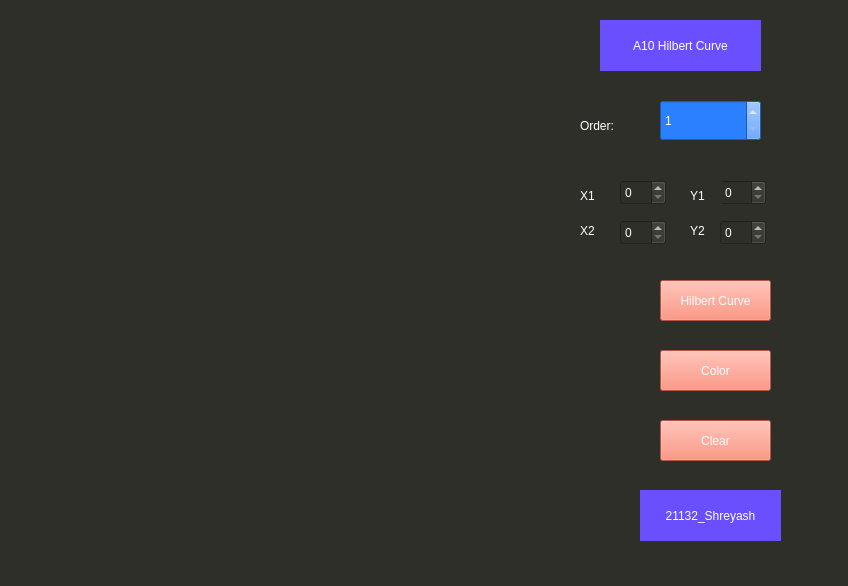
<?xml version="1.0" encoding="UTF-8"?>
<ui version="4.0">
 <class>MainWindow</class>
 <widget class="QMainWindow" name="MainWindow">
  <property name="geometry">
   <rect>
    <x>0</x>
    <y>0</y>
    <width>848</width>
    <height>586</height>
   </rect>
  </property>
  <property name="windowTitle">
   <string>MainWindow</string>
  </property>
  <property name="styleSheet">
   <string notr="true">background-color: rgb(47, 47, 41);
font: 75 10pt &quot;Yu Gothic&quot;;
color: white;</string>
  </property>
  <widget class="QWidget" name="centralwidget">
   <widget class="QLabel" name="drawingArea">
    <property name="geometry">
     <rect>
      <x>10</x>
      <y>10</y>
      <width>513</width>
      <height>513</height>
     </rect>
    </property>
    <property name="text">
     <string/>
    </property>
   </widget>
   <widget class="QPushButton" name="btnHilbertCurve">
    <property name="geometry">
     <rect>
      <x>660</x>
      <y>280</y>
      <width>111</width>
      <height>41</height>
     </rect>
    </property>
    <property name="styleSheet">
     <string notr="true">background-color: rgb(255, 119, 92);</string>
    </property>
    <property name="text">
     <string>Hilbert Curve</string>
    </property>
   </widget>
   <widget class="QSpinBox" name="spinBoxOrder">
    <property name="geometry">
     <rect>
      <x>660</x>
      <y>100</y>
      <width>101</width>
      <height>41</height>
     </rect>
    </property>
    <property name="styleSheet">
     <string notr="true">background-color: rgb(43, 128, 255);</string>
    </property>
    <property name="minimum">
     <number>1</number>
    </property>
    <property name="maximum">
     <number>8</number>
    </property>
   </widget>
   <widget class="QLabel" name="label_2">
    <property name="geometry">
     <rect>
      <x>580</x>
      <y>110</y>
      <width>61</width>
      <height>31</height>
     </rect>
    </property>
    <property name="text">
     <string>Order:</string>
    </property>
   </widget>
   <widget class="QPushButton" name="btnColor">
    <property name="geometry">
     <rect>
      <x>660</x>
      <y>350</y>
      <width>111</width>
      <height>41</height>
     </rect>
    </property>
    <property name="styleSheet">
     <string notr="true">background-color: rgb(255, 119, 92);</string>
    </property>
    <property name="text">
     <string>Color</string>
    </property>
   </widget>
   <widget class="QPushButton" name="btnClear">
    <property name="geometry">
     <rect>
      <x>660</x>
      <y>420</y>
      <width>111</width>
      <height>41</height>
     </rect>
    </property>
    <property name="styleSheet">
     <string notr="true">background-color: rgb(255, 119, 92);</string>
    </property>
    <property name="text">
     <string>Clear</string>
    </property>
   </widget>
   <widget class="QLabel" name="label">
    <property name="geometry">
     <rect>
      <x>640</x>
      <y>490</y>
      <width>141</width>
      <height>51</height>
     </rect>
    </property>
    <property name="styleSheet">
     <string notr="true">background-color: rgb(105, 79, 255);</string>
    </property>
    <property name="text">
     <string>21132_Shreyash</string>
    </property>
    <property name="alignment">
     <set>Qt::AlignCenter</set>
    </property>
   </widget>
   <widget class="QLabel" name="label_3">
    <property name="geometry">
     <rect>
      <x>600</x>
      <y>20</y>
      <width>161</width>
      <height>51</height>
     </rect>
    </property>
    <property name="styleSheet">
     <string notr="true">background-color: rgb(105, 79, 255);</string>
    </property>
    <property name="text">
     <string>A10 Hilbert Curve</string>
    </property>
    <property name="alignment">
     <set>Qt::AlignCenter</set>
    </property>
   </widget>
   <widget class="QSpinBox" name="spinBoxX1">
    <property name="geometry">
     <rect>
      <x>620</x>
      <y>180</y>
      <width>46</width>
      <height>25</height>
     </rect>
    </property>
    <property name="maximum">
     <number>512</number>
    </property>
   </widget>
   <widget class="QSpinBox" name="spinBoxY1">
    <property name="geometry">
     <rect>
      <x>720</x>
      <y>180</y>
      <width>46</width>
      <height>25</height>
     </rect>
    </property>
    <property name="maximum">
     <number>512</number>
    </property>
   </widget>
   <widget class="QSpinBox" name="spinBoxX2">
    <property name="geometry">
     <rect>
      <x>620</x>
      <y>220</y>
      <width>46</width>
      <height>25</height>
     </rect>
    </property>
    <property name="maximum">
     <number>512</number>
    </property>
   </widget>
   <widget class="QSpinBox" name="spinBoxY2">
    <property name="geometry">
     <rect>
      <x>720</x>
      <y>220</y>
      <width>46</width>
      <height>25</height>
     </rect>
    </property>
    <property name="maximum">
     <number>512</number>
    </property>
   </widget>
   <widget class="QLabel" name="label_4">
    <property name="geometry">
     <rect>
      <x>580</x>
      <y>185</y>
      <width>31</width>
      <height>21</height>
     </rect>
    </property>
    <property name="text">
     <string>X1</string>
    </property>
   </widget>
   <widget class="QLabel" name="label_5">
    <property name="geometry">
     <rect>
      <x>580</x>
      <y>220</y>
      <width>31</width>
      <height>21</height>
     </rect>
    </property>
    <property name="text">
     <string>X2</string>
    </property>
   </widget>
   <widget class="QLabel" name="label_6">
    <property name="geometry">
     <rect>
      <x>690</x>
      <y>180</y>
      <width>31</width>
      <height>31</height>
     </rect>
    </property>
    <property name="text">
     <string>Y1</string>
    </property>
   </widget>
   <widget class="QLabel" name="label_7">
    <property name="geometry">
     <rect>
      <x>690</x>
      <y>220</y>
      <width>21</width>
      <height>21</height>
     </rect>
    </property>
    <property name="text">
     <string>Y2</string>
    </property>
   </widget>
  </widget>
  <widget class="QStatusBar" name="statusbar"/>
 </widget>
 <resources/>
 <connections/>
</ui>
